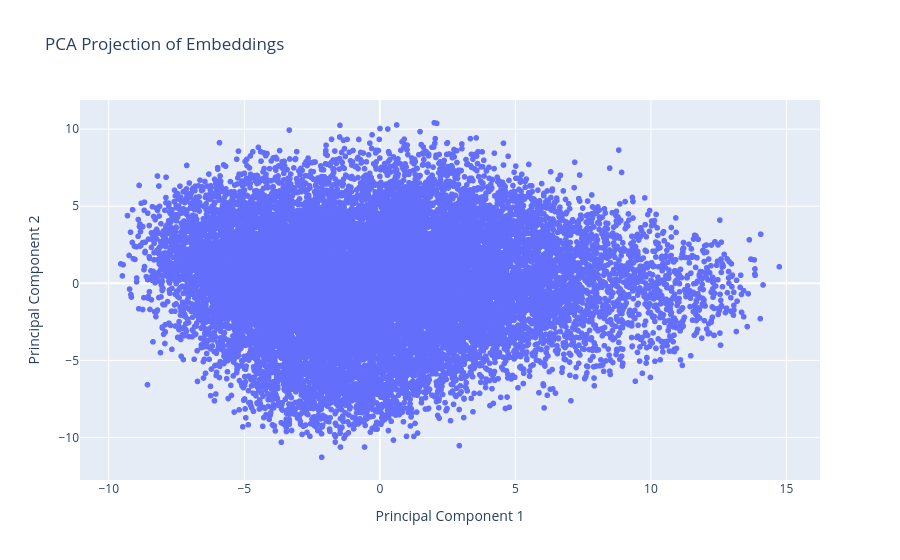

Notebook source saved alongside this figure:
### Code cell
# Import plotly express library for creating interactive plots
import plotly.express as px

# Assuming df_pca is already defined and contains PC1, PC2 columns
# and that its index holds labels or identifiers for each point:

# Create an interactive scatter plot using plotly express
# - df_pca: DataFrame containing the PCA data
# - x='PC1': Plot PC1 values on x-axis
# - y='PC2': Plot PC2 values on y-axis
# - hover_name: Show index values when hovering over points
# - title: Set the plot title
# - labels: Customize axis labels for better readability
px.scatter(
    df_pca,
    x='PC1',
    y='PC2', 
    hover_name=df_pca.index,
    title='PCA Projection of Embeddings',
    labels={'PC1': 'Principal Component 1', 'PC2': 'Principal Component 2'}
)

### Figure 1 — Plotly figure (JSON) as saved in the notebook; plotly's stock layout.template omitted (floating-point values rounded to 4 significant figures; data arrays with more than 128 entries replaced by an {"elided": "..."} marker saying what was removed)
{"data": [{"hovertemplate": "<b>%{hovertext}</b><br><br>Principal Component 1=%{x}<br>Principal Component 2=%{y}<extra></extra>", "hovertext": {"elided": "18305 float values"}, "legendgroup": "", "marker": {"color": "#636efa", "symbol": "circle"}, "mode": "markers", "name": "", "showlegend": false, "type": "scattergl", "x": {"elided": "18305 float values"}, "xaxis": "x", "y": {"elided": "18305 float values"}, "yaxis": "y"}], "layout": {"legend": {"tracegroupgap": 0}, "title": {"text": "PCA Projection of Embeddings"}, "xaxis": {"anchor": "y", "domain": [0, 1], "title": {"text": "Principal Component 1"}}, "yaxis": {"anchor": "x", "domain": [0, 1], "title": {"text": "Principal Component 2"}}}}
